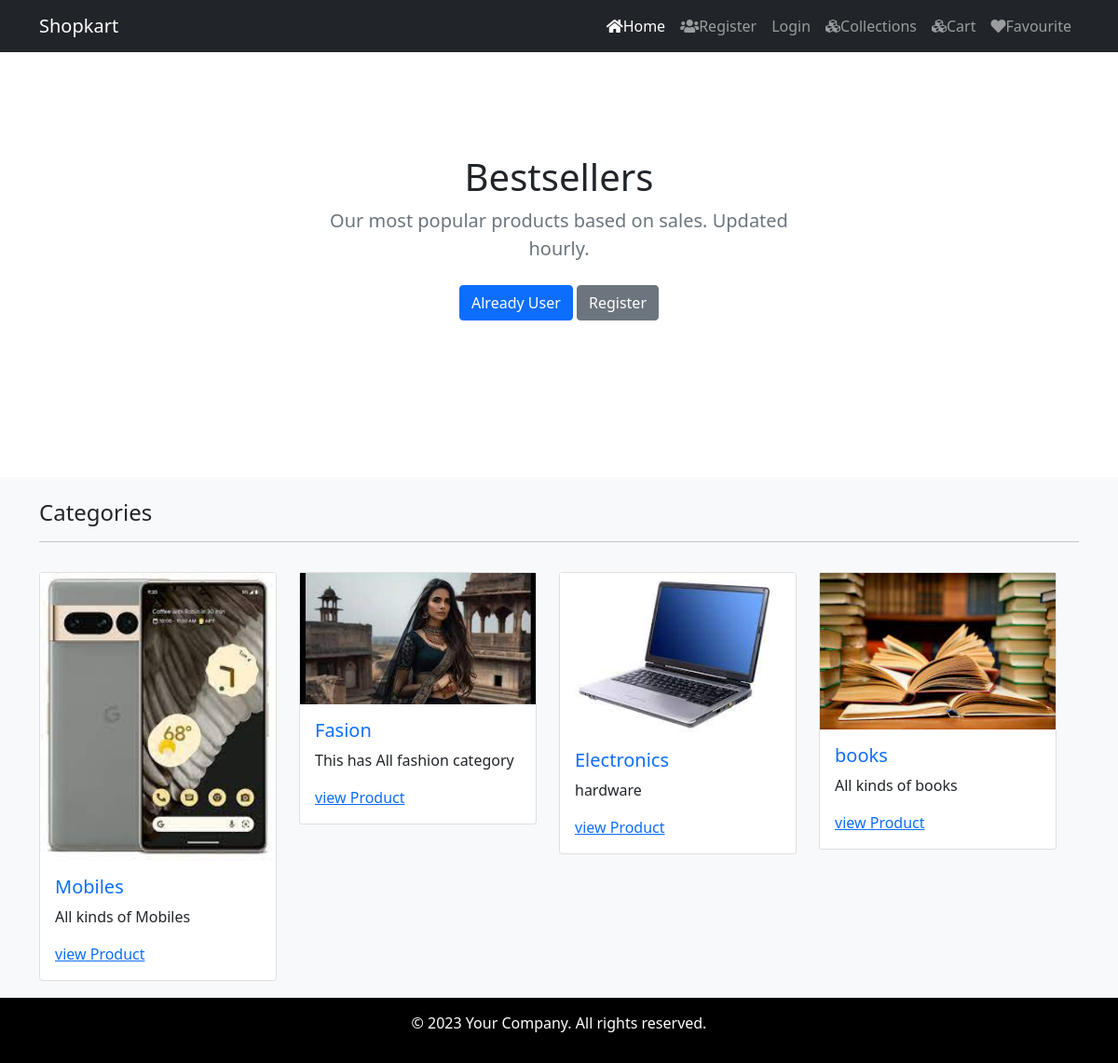
Page /collections/ on the committed database.
### myApp/models.py (models this page shows, shortened)
class Catagory(models.Model):
    name = models.CharField( max_length=150,null=False,blank=False)
    image=models.ImageField(upload_to=getfileName,null=False,blank=False)
    description=models.TextField(max_length=500,null=False,blank=False)
    status=models.BooleanField(default=False,help_text='0-show,1-hidden')
    Created_at=models.DateTimeField(auto_now_add=True)

### myApp/views.py (the view)
# urls.py: path('collections/',views.collections,name='collections'),
def collections(request):
    categories = Catagory.objects.filter(status=0)  # Update the model name here as well
    template = loader.get_template('myApp/collections.html')
    return HttpResponse(template.render({"category": categories}, request))  # Use "category" instead of "catagory"

### myApp/templates/myApp/collections.html (shortened to what this page needs)
{% extends 'main.html' %}
{% block content %}
<section class="py-5 text-center container" style="margin-top:70px;">
    <div class="row py-lg-5">
        <div class="col-lg-6 col-md-8 mx-auto">
            <h1 class="fw-light">Bestsellers</h1>
            <p class="lead text-muted">Our most popular products based on sales. Updated hourly.</p>
            <p>
                <a href="" class="btn btn-primary my-2">Already User</a>
                <a href="" class="btn btn-secondary my-2">Register</a>
            </p>
        </div>
    </div>
</section>
<section class="bg-light py-4 my-5">
    <div class="container">
        <div class="row">
            <div class="col-12">
                <h4 class="mb-3">Categories</h4>
                <hr style="border-color:#b8bfc2;">
            </div>
            <div class="row">
                {% for item in category %}
                <div class="col-md-4 col-lg-3">
                    <div class="card my-3">
                        <img src="{{ item.image.url }}" class="card-image-top" alt="Categories">
                        <div class="card-body">
                            <h5 class="card-title text-primary">{{ item.name }}</h5>
                            <p class="card-text">{{ item.description }}</p>
                            <a href="{% url 'collectionview'  item.name %}">view Product</a>
                        </div>
                    </div>
                </div>
                {% endfor %}
            </div>
        </div>
    </div>
</section>
{% endblock %}

### rows in the picture
Catagory: image (picture), name "Mobiles", description "All kinds of Mobiles"
Catagory: image (picture), name "Fasion", description "This has All fashion category"
Catagory: image (picture), name "Electronics", description "hardware"
Catagory: image (picture), name "books", description "All kinds of books"
